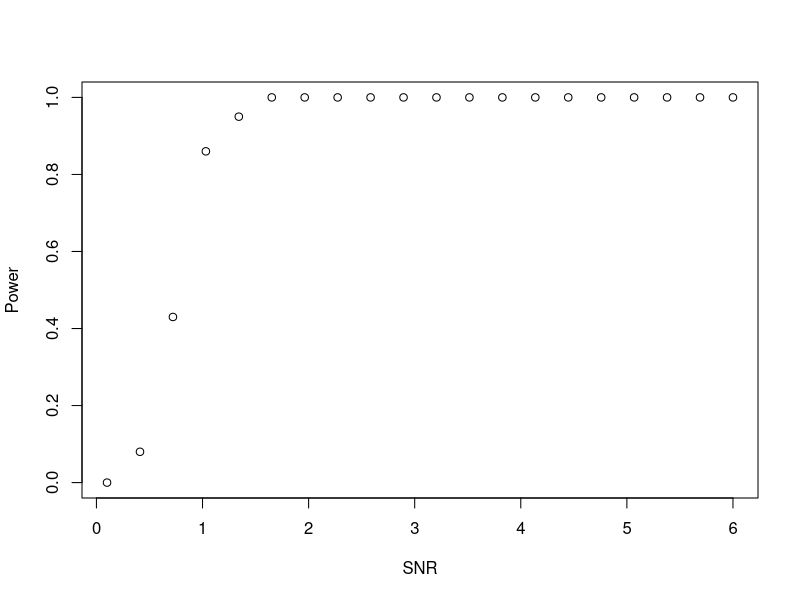
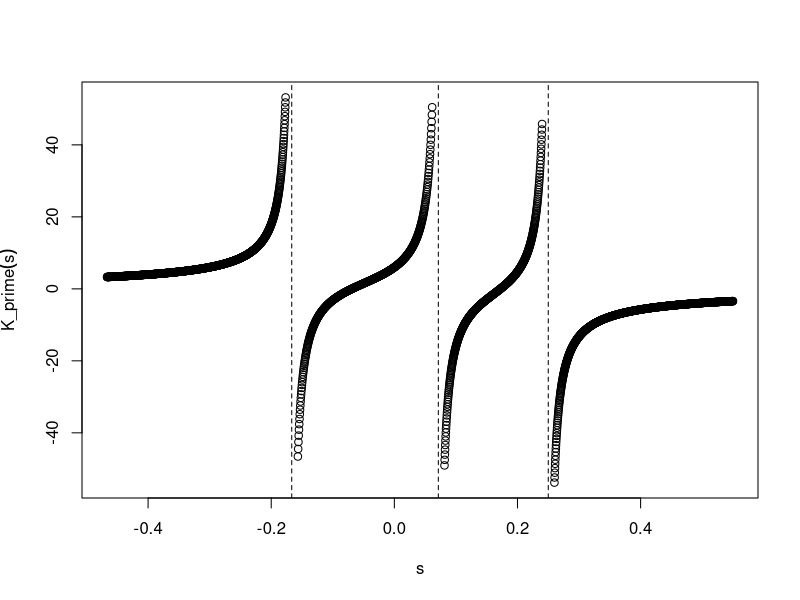

Source code (R) for these figures, in order: (Note: a time limit stopped this script after it produced the figures.)

# Here we give code to generate some of the results from the PhD thesis 
# "Statistical inference on the periodicity of irregularly sampled light curves" by Efthymia Derezea

# In particular we are interested in the application of the standard F-test and generalised F-test to hypothesis testing
# for periodic light curves, so we estimate the power of these tests. Here the null hypothesis H_0 is that the data is just
# noise and the alternative hypothesis H_1 is that the light curve has the chosen period (here we give the model M_1 the correct period).  
# We generate a number of periodic light curves of the form a*sin + b*cos and for each we generate a number of noises. 
# Hence for each light curve we construct a range of curves: light curve + noise. We call the ratio of the variance of the light curve 
# to the variance of the noise the signal to noise ratio (SNR).

# For each light curve + noise we use two weighted linear models: y = const and y = a + b*sin + c*cos. H_0 is that the first model holds,
# meaning the function is just noise. H_1 is the second model, that we have a periodic function. We reject H_0 according to each
# of our F tests.

# For the generalised F-statistic the distribution under the null hypothesis is not known, so we approximate it using saddlepoint approximation. For this we need
# to invert a certain function K' (defined below). To see the behaviour of K' we give a detained example and perform an example saddlepoint
# approximation.

# -------------------------------------------------------------------------------------------------------------------------------------
# -------------------------------------------------------------------------------------------------------------------------------------
# -------------------------------------------------------------------------------------------------------------------------------------

#### Standard F-statistic for light curve data ####

# The function we use to generate data. We will add this to some noise which will then be our simulated light curve
periodic_func = function(t, period=1, a1=1, a2=0) {
  return(a1*sin(2*pi*t/period) + a2*cos(2*pi*t/period))
}

# We construct a number of curves from a number of data points for each. We will loop over these curves
num_curves = 100
data_points = 200

# When constructing our light curves we will take different levels of noise, measured by the signal-noise ratio (SNR). For each curve we
# will loop over the SNR_set
SNR_set = seq(from=0.1, to=6, len=20)

# Initialize results matrix
results = matrix(0, nrow=length(SNR_set), ncol=1+num_curves)

# Set results col 1, the SNR values
results[,1] = SNR_set

# Select random sample points
times = 3*runif(data_points)

# Select random weights
weights = runif(data_points)

# Standardize weights
weights_standard = weights/sqrt(var(weights))

# The loop
for (i in 1:num_curves){
  if (i %% 25== 0){
    print('Curve')
    print(i)
  }
  # Take different period 1 curves, depending on parameters a1 and a2
  magnitude = periodic_func(times, period=1, a1=(i-1)/num_curves, a2=1-(i-1)/num_curves)
  for (j in 1:length(SNR_set)){
    SNR = SNR_set[j]
    # Scale weights based on SNR
    weights_scaled = weights_standard*sqrt(var(magnitude)/SNR)
    # Sample random errors
    errors = rnorm(data_points, sd=weights_scaled)
    # Add errors to generated data
    magnitude_and_errors = magnitude + errors
    # Linear models
    linreg_0 = lm(magnitude_and_errors ~ 1, weights = weights_scaled)
    linreg_1 = lm(magnitude_and_errors ~ sin(2*pi*times) + cos(2*pi*times), weights = weights_scaled)
    # Data to calculate F
    X_0 = model.matrix(linreg_0)
    X_1 = model.matrix(linreg_1)
    W = diag(weights_scaled)
    M_0 = diag(data_points) - X_0 %*% solve(t(X_0) %*% W %*% X_0) %*% t(X_0) %*% W
    M_1 = diag(data_points) - X_1 %*% solve(t(X_1) %*% W %*% X_1) %*% t(X_1) %*% W
    RSS_0 = t(magnitude_and_errors) %*% M_0 %*% magnitude_and_errors
    RSS_1 = t(magnitude_and_errors) %*% M_1 %*% magnitude_and_errors
    # Add F statistic to results
    results[j, 1+i] = RSS_0/RSS_1 - 1
  } 
}

results_frame = data.frame(results[,-1])

# We obtain the standard F-statistic by rescaling as follows
results_frame_standard_F = results_frame*(data_points-3)/(2)

# We reject the null hypothesis at a significance level=0.05, if values are larger than qf(0.95)
truth_standard_F = results_frame_standard_F > qf(0.95,data_points-3,2)

# Find probabilities of rejecting H_0
probs_standard_F = rowSums(truth_standard_F) / num_curves

# This gives the blue curve from the thesis (fig 3.4)
plot(SNR_set, probs_standard_F, xlab="SNR", ylab="Power")

#### end ####

# -------------------------------------------------------------------------------------------------------------------------------------
# -------------------------------------------------------------------------------------------------------------------------------------
# -------------------------------------------------------------------------------------------------------------------------------------

#### Example of calculating the generalised F-statistic ####

# We calculate an example generalised F-statistic eq (3.2) using saddlepoint approximation, and we plot K' (which we will need to invert)
# to show the general behaviour

# Select some eigenvalues (in the full example these depend on the models M_0 and M_1 and the observed value of the F-statistic)
lambda_1 = -3
lambda_2 = 7
lambda_3 = 2

# We will need to invert K' (below) which has discontinuities at 1/(2*lambda), here these are -1/6, 1/14 and 1/4 
# The strange labelling of lambda gives a good labelling of mu below

# Set mu_i as the discontinuous values
mu_1 = 1/(2*lambda_1)
mu_2 = 1/(2*lambda_2)
mu_3 = 1/(2*lambda_3)

# The function K that we are interested in, and its first and second derivatives
K = function(s){
  return ((-1/2)*(log(1-2*s*lambda_1)+log(1-2*s*lambda_3)+log(1-2*s*lambda_3)))
}

K_prime = function(s){
  return (lambda_1/(1-2*s*lambda_1)+lambda_2/(1-2*s*lambda_2)+lambda_3/(1-2*s*lambda_3))
}

K_prime_prime = function(s){
  return (2*lambda_1^2/(1-2*s*lambda_1)^2+2*lambda_2^2/(1-2*s*lambda_2)^2+2*lambda_3^2/(1-2*s*lambda_3)^2)
}

# For a plot to see what is happening with K' we need to avoid plotting too close to the mu_i so we take some small parameters 
# which we will use to stay away from the mu_i
epsilon=0.3
epsilon_2=0.01

# We take 4 sets of values, corresponding to the 4 regions of K' separated by the discontinuities
values = seq(from=mu_1-epsilon, to=mu_1-epsilon_2, len=1000)
values_2 = seq(from=mu_1+epsilon_2, to=mu_2-epsilon_2, len=500)
values_3 = seq(from=mu_2+epsilon_2, to=mu_3-epsilon_2, len=500)
values_4 = seq(from=mu_3+epsilon_2, to=mu_3+epsilon, len=1000)

# Join the four sets
total = c(values, values_2, values_3, values_4)

# Plot of K'
plot(total, K_prime(total), xlab=expression(s), ylab=expression(K_prime(s)))
abline(v=mu_1, lty=2)
abline(v=mu_2, lty=2)
abline(v=mu_3, lty=2)

# We look for a solution to K'(s) = 0 between the largest negative mu and the smallest positive, here (-1/6, 1/14). In this range K' is 1:1
K_prime_inverse = function(){
  return (uniroot(K_prime, c(mu_1+epsilon_2, mu_2-epsilon_2), extendInt="upX",tol = 1E-6)$root)
}

# By definition s_hat, w and u are given by
s_hat = K_prime_inverse()
w = sign(s_hat)*(2*sqrt(abs(s_hat-K(s_hat))))
u = s_hat*sqrt(abs(K_prime_prime(s_hat)))

# Finally the approximation of the probability P(F>f_obs) is
F_stat = 1 -  pnorm(w+(1/w)*log(u/w))

#### end ####

# -------------------------------------------------------------------------------------------------------------------------------------
# -------------------------------------------------------------------------------------------------------------------------------------
# -------------------------------------------------------------------------------------------------------------------------------------

#### Functions for saddlepoint approximation ####

# Here we collect the functions we will need below for the application of the saddlepoint approximation to generated light curves

# The generalised F-statistic eq. (3.2), with epsilon = M_0*y (page 38), gives, in the notation of Section 3.6, 
# A = M_0^T * (M_0 - M_1) * M_0 and B = M_0^T * M_1 * M_0, we want the eigenvalues of A - f_obs*B (page 45) which is
# M_0^T * (M_0-(1+t_obs)*M_1) * M_0. This may have complex eigenvalues so we need to pause

# A quadratic form in epsilon, written with a matrix C: epsilon^t * C * epsilon can be rewritten as: epsilon^T * ((1/2)*(C+C^T)) * epsilon
# without affecting the form. By doing this we have that (1/2)*(C+C^T) is symmetric so has real eigenvalues. Applying this to our problem
# we instead look at the eigenvalues of (1/2)*((A-f_obs*B) + (A-f_obs*B)^T), which are real. This is collected in evalues_func
evalues_func = function(f_obs, M_1, M_0){
  mat = t(M_0)%*%(M_0 - (1+f_obs)*M_1)%*%M_0
  values = eigen((1/2)*mat + (1/2)*t(mat), only.values=TRUE)$values
  return(values)
}

# The function K and its derivatives, and the inverse of K' at 0
K = function(s, evalues){
  logs = log(1-2*s*evalues)
  return (-(1/2)*sum(logs))
}

K_prime = function(s){
  summands = evalues/(1-2*s*evalues)
  return (sum(summands))
}

K_prime_prime = function(s, evalues){
  summands = 2*evalues^2/(1-2*s*evalues)^2
  return (sum(summands))
}

K_prime_inverse_at_zero = function(){
  epsilon = 0.0000001
  lower_val = 1/(2*min_eig)
  upper_val = 1/(2*max_eig)
  # Sometimes, if all eigenvalues are negative, we have lower > upper so we need to reverse them
  if (lower_val > upper_val){
    temp = lower_val
    lower_val = upper_val
    upper_val = temp
  }
  root = uniroot(K_prime, lower=lower_val+epsilon, upper=upper_val-epsilon, tol = 1E-6)$root
  return (root)
}

# The saddlepoint approximation function
F_saddlepoint= function(f_obs, M_1, evalues){
  s_hat = K_prime_inverse_at_zero()
  w = sign(s_hat)*(2*sqrt(abs(s_hat-K(s_hat, evalues))))
  u = s_hat*sqrt(abs(K_prime_prime(s_hat, evalues)))
  return (1-pnorm(w+(1/w)*log(u/w)))
}

#### end ####

# -------------------------------------------------------------------------------------------------------------------------------------
# -------------------------------------------------------------------------------------------------------------------------------------
# -------------------------------------------------------------------------------------------------------------------------------------

#### Saddlepoint approximation of F-statistic for light curve data ####

# For the light curve data the procedure is the same as for the standard F-statistic case until we calculate the generalised F-stastic

# Loop over different curves, all with period 1
num_curves = 100
data_points = 200

# Loop over SNR values
SNR_set = seq(from=0.1, to=1.5, len=10)

# Initialize results matrix
results = matrix(0, nrow=length(SNR_set), ncol=1+num_curves)

# Set results col 1, the SNR values
results[,1] = SNR_set

# Select random sample points
times = 3*runif(data_points)

# Select random weights from
weights = runif(data_points)

# Standardize weights
weights_standard = weights/sqrt(var(weights))

# The loop
for (i in 1:num_curves){
  if (i %% 25== 0){
    print(i)
  }
  # Take different period 1 curves, depending on parameters a1 and a2
  magnitude = periodic_func(times, period=1, a1=(i-1)/num_curves, a2=1-(i-1)/num_curves)
  for (j in 1:length(SNR_set)){
    SNR = SNR_set[j]
    # Scale weights based on SNR
    weights_scaled = weights_standard*sqrt(var(magnitude)/SNR)
    # Sample random errors
    errors = rnorm(data_points, sd=weights_scaled)
    # Add errors to generated data
    magnitude_and_errors = magnitude + errors
    # Linear models
    linreg_0 = lm(magnitude_and_errors ~ 1, weights = weights_scaled)
    linreg_1 = lm(magnitude_and_errors ~ sin(2*pi*times) + cos(2*pi*times), weights = weights_scaled)
    # Data to calculate generalised F-statstic
    X_0 = model.matrix(linreg_0)
    X_1 = model.matrix(linreg_1)
    W = diag(weights_scaled)
    M_0 = diag(data_points) - X_0 %*% solve(t(X_0) %*% W %*% X_0) %*% t(X_0) %*% W
    M_1 = diag(data_points) - X_1 %*% solve(t(X_1) %*% W %*% X_1) %*% t(X_1) %*% W
    RSS_0 = t(magnitude_and_errors) %*% M_0 %*% magnitude_and_errors
    RSS_1 = t(magnitude_and_errors) %*% M_1 %*% magnitude_and_errors
    # Here we diverge from the standard F code
    f_obs = (RSS_0/RSS_1 - 1)[1,1]
    # Get the eigenvalues we are interested in (see comments above the code for evalues_func)
    evalues = evalues_func(f_obs, M_1, M_0)
    min_eig = min(evalues)
    max_eig = max(evalues)
    results[j, 1+i] = F_saddlepoint(f_obs, M_1, evalues)
  } 
}

# Collect results
results_frame = data.frame(results[,-1])

# Reject H_0 if P < 0.002
reject = results_frame < 0.002 

# Find probabilities of rejecting H_0
probs_reject = rowSums(reject) / num_curves

# This gives the red curve from the thesis (figure 3.4)
plot(SNR_set, probs_reject)

#### end ####
